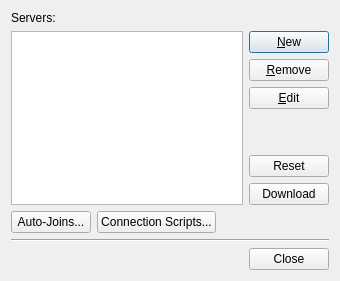
<?xml version="1.0" encoding="UTF-8"?>
<ui version="4.0">
 <class>dialog_ManageServers</class>
 <widget class="QDialog" name="dialog_ManageServers">
  <property name="geometry">
   <rect>
    <x>0</x>
    <y>0</y>
    <width>340</width>
    <height>281</height>
   </rect>
  </property>
  <property name="windowTitle">
   <string>Manage IRC Servers</string>
  </property>
  <layout class="QVBoxLayout" name="verticalLayout">
   <item>
    <widget class="QLabel" name="label">
     <property name="text">
      <string>Servers:</string>
     </property>
    </widget>
   </item>
   <item>
    <layout class="QHBoxLayout" name="horizontalLayout">
     <item>
      <widget class="QTreeView" name="treeView_Servers">
       <property name="font">
        <font>
         <family>MS Shell Dlg 2</family>
         <pointsize>10</pointsize>
        </font>
       </property>
       <property name="selectionMode">
        <enum>QAbstractItemView::SingleSelection</enum>
       </property>
       <property name="selectionBehavior">
        <enum>QAbstractItemView::SelectItems</enum>
       </property>
       <property name="indentation">
        <number>10</number>
       </property>
       <property name="uniformRowHeights">
        <bool>false</bool>
       </property>
       <attribute name="headerVisible">
        <bool>false</bool>
       </attribute>
      </widget>
     </item>
     <item>
      <layout class="QVBoxLayout" name="verticalLayout_3">
       <property name="spacing">
        <number>6</number>
       </property>
       <item>
        <widget class="QPushButton" name="pushButton_New">
         <property name="text">
          <string>&amp;New</string>
         </property>
        </widget>
       </item>
       <item>
        <widget class="QPushButton" name="pushButton_Remove">
         <property name="text">
          <string>&amp;Remove</string>
         </property>
        </widget>
       </item>
       <item>
        <widget class="QPushButton" name="pushButton_Edit">
         <property name="text">
          <string>&amp;Edit</string>
         </property>
        </widget>
       </item>
       <item>
        <spacer name="verticalSpacer">
         <property name="orientation">
          <enum>Qt::Vertical</enum>
         </property>
         <property name="sizeHint" stdset="0">
          <size>
           <width>20</width>
           <height>40</height>
          </size>
         </property>
        </spacer>
       </item>
       <item>
        <widget class="QPushButton" name="pushButton_Reset">
         <property name="text">
          <string>Reset</string>
         </property>
        </widget>
       </item>
       <item>
        <widget class="QPushButton" name="pushButton_Download">
         <property name="text">
          <string>Download</string>
         </property>
        </widget>
       </item>
      </layout>
     </item>
    </layout>
   </item>
   <item>
    <layout class="QHBoxLayout" name="horizontalLayout_2">
     <item>
      <widget class="QPushButton" name="pushButton_AutoJoins">
       <property name="text">
        <string>Auto-Joins...</string>
       </property>
      </widget>
     </item>
     <item>
      <widget class="QPushButton" name="pushButton_ConnectionScripts">
       <property name="text">
        <string>Connection Scripts...</string>
       </property>
      </widget>
     </item>
     <item>
      <spacer name="horizontalSpacer">
       <property name="orientation">
        <enum>Qt::Horizontal</enum>
       </property>
       <property name="sizeHint" stdset="0">
        <size>
         <width>40</width>
         <height>20</height>
        </size>
       </property>
      </spacer>
     </item>
    </layout>
   </item>
   <item>
    <widget class="Line" name="line">
     <property name="orientation">
      <enum>Qt::Horizontal</enum>
     </property>
    </widget>
   </item>
   <item>
    <widget class="QDialogButtonBox" name="buttonBox">
     <property name="orientation">
      <enum>Qt::Horizontal</enum>
     </property>
     <property name="standardButtons">
      <set>QDialogButtonBox::Close</set>
     </property>
    </widget>
   </item>
  </layout>
 </widget>
 <tabstops>
  <tabstop>treeView_Servers</tabstop>
  <tabstop>pushButton_New</tabstop>
  <tabstop>pushButton_Remove</tabstop>
  <tabstop>pushButton_Edit</tabstop>
  <tabstop>pushButton_Reset</tabstop>
  <tabstop>pushButton_Download</tabstop>
  <tabstop>pushButton_AutoJoins</tabstop>
  <tabstop>pushButton_ConnectionScripts</tabstop>
 </tabstops>
 <resources/>
 <connections>
  <connection>
   <sender>buttonBox</sender>
   <signal>accepted()</signal>
   <receiver>dialog_ManageServers</receiver>
   <slot>accept()</slot>
   <hints>
    <hint type="sourcelabel">
     <x>248</x>
     <y>254</y>
    </hint>
    <hint type="destinationlabel">
     <x>157</x>
     <y>274</y>
    </hint>
   </hints>
  </connection>
  <connection>
   <sender>buttonBox</sender>
   <signal>rejected()</signal>
   <receiver>dialog_ManageServers</receiver>
   <slot>reject()</slot>
   <hints>
    <hint type="sourcelabel">
     <x>316</x>
     <y>260</y>
    </hint>
    <hint type="destinationlabel">
     <x>286</x>
     <y>274</y>
    </hint>
   </hints>
  </connection>
 </connections>
</ui>
